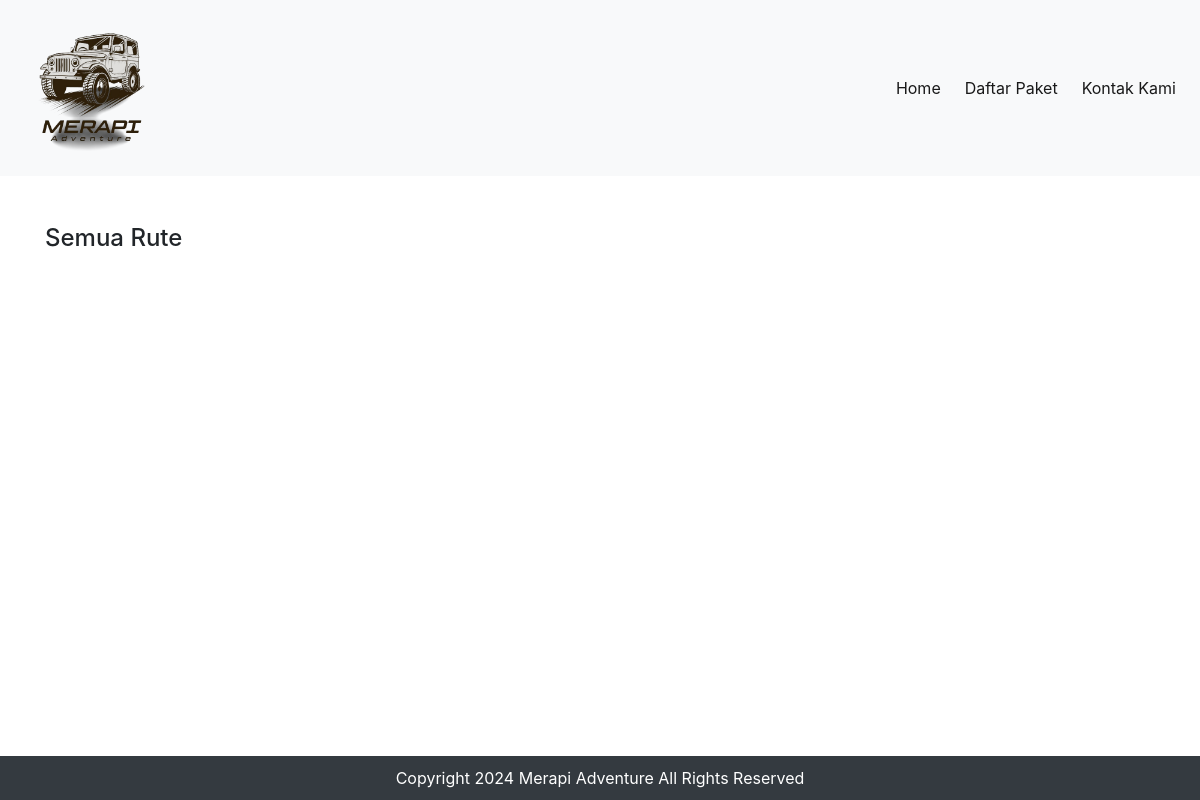
The page /blog.php on the database as committed earlier.
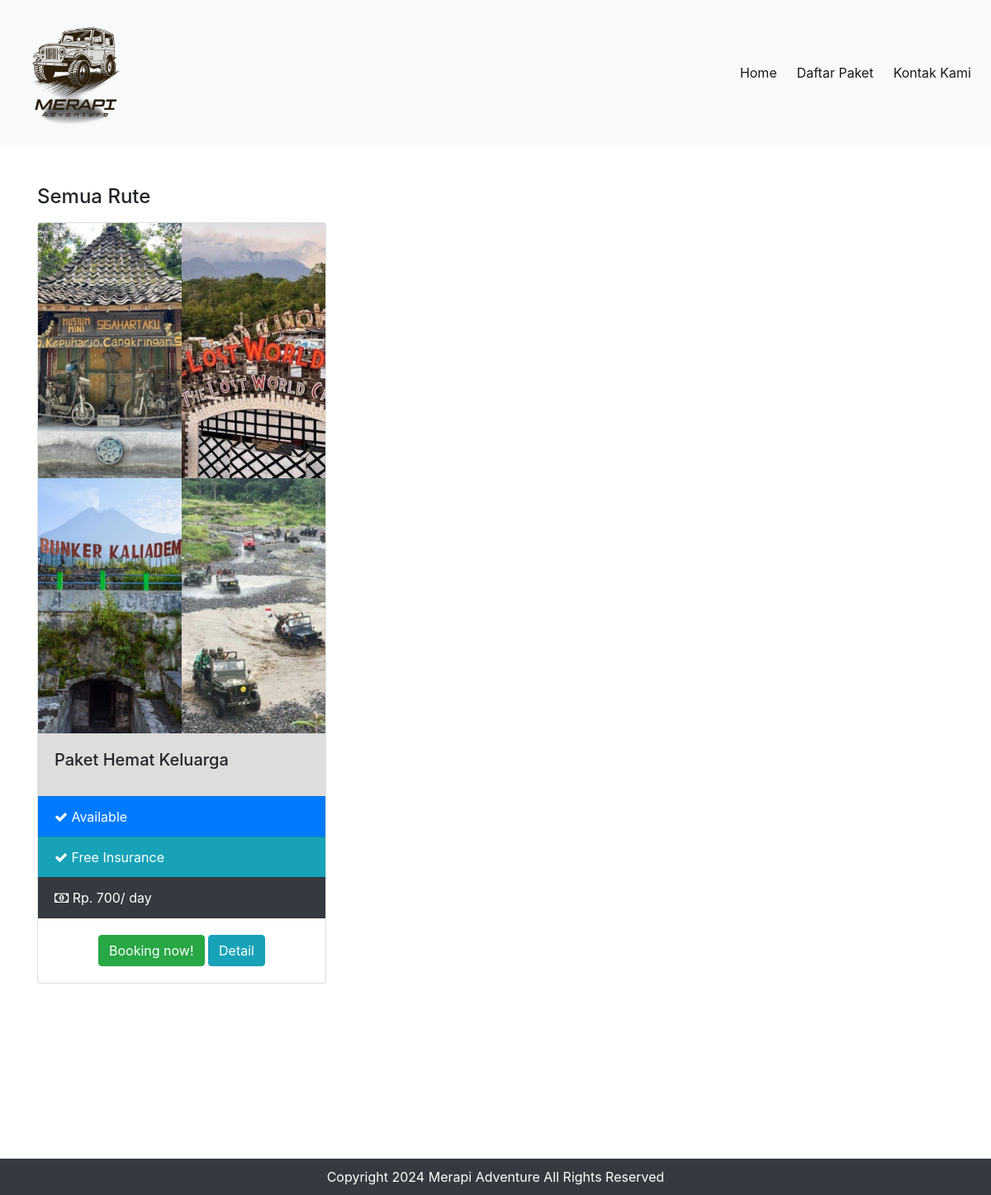
The same page on the database as committed later.
### tables this page shows
CREATE TABLE `infoweb` (
  `id` int(15) DEFAULT NULL,
  `corp_name` varchar(255) DEFAULT NULL,
  `tlp` varchar(15) DEFAULT NULL,
  `alamat` text DEFAULT NULL,
  `email` varchar(255) DEFAULT NULL,
  `no_rek` text DEFAULT NULL,
  `update_at` timestamp NOT NULL DEFAULT current_timestamp() ON UPDATE current_timestamp()
);

CREATE TABLE `rute` (
  `id_rute` int(11) NOT NULL,
  `nama_paket` varchar(255) DEFAULT NULL,
  `harga` varchar(225) NOT NULL,
  `deskripsi` varchar(255) NOT NULL,
  `status` varchar(255) NOT NULL,
  `gambar` text NOT NULL
);

### koneksi/koneksi.php (called while the page is built, shortened)
<?php
$user = 'root';
$pass = '';
   $koneksi = new PDO("mysql:host=localhost;dbname=merapiadventure", $user, $pass);
    $sql_web = "SELECT * FROM infoweb WHERE id = 1";
    $row_web = $koneksi->prepare($sql_web);
    $row_web->execute();
    $infoweb = $row_web->fetch(PDO::FETCH_OBJ);
?>

### blog.php (the view, shortened to what this page needs)
<?php
    require 'koneksi/koneksi.php';
    include 'header.php';
    if($_GET['cari']??null)
    {
        $cari = strip_tags($_GET['cari']);
        $query =  $koneksi -> query('SELECT * FROM rute WHERE merk LIKE "%'.$cari.'%" ORDER BY id_rute DESC')->fetchAll();
    }else{
        $query =  $koneksi -> query('SELECT * FROM rute ORDER BY id_rute DESC')->fetchAll();
    }
?>
<br>
<br>
<div class="container">
<div class="row">
    <div class="col-sm-12">
        <?php
            if($_GET['cari'] ??null)
            {
                echo '<h4> Keyword Pencarian : '.$cari.'</h4>';
            }else{
                echo '<h4> Semua Rute</h4>';
            }
        ?>
        <div class="row mt-3">
        <?php
            $no =1;
            foreach($query as $isi)
            {
        ?>
            <div class="col-sm-4">
                <div class="card">
                <img src="assets/image/<?php echo $isi['gambar'];?>" class="card-img-top" style="height:100%;object-fit:cover;">
                    <div class="card-body" style="background:#ddd">
                        <h5 class="card-title"><?php echo $isi['nama_paket'];?></h5>
                    </div>
                    <ul class="list-group list-group-flush">
                        <?php if($isi['status'] == 'Tersedia'){?>
                            <li class="list-group-item bg-primary text-white">
                                <i class="fa fa-check"></i> Available
                            </li>
                        <?php }else{?>
                            <li class="list-group-item bg-danger text-white">
                                <i class="fa fa-close"></i> Not Available
                            </li>
                        <?php }?>
                        <li class="list-group-item bg-info text-white"><i class="fa fa-check"></i> Free Insurance</li>
                        <li class="list-group-item bg-dark text-white">
                            <i class="fa fa-money"></i> Rp. <?php echo number_format($isi['harga']);?>/ day
                        </li>
                    </ul>
                    <div class="card-body">
                        <center>
                            <a href="booking.php?id=<?php echo $isi['id_rute'];?>" class="btn btn-success">Booking now!</a>
                            <a href="detail.php?id=<?php echo $isi['id_rute'];?>" class="btn btn-info">Detail</a>
                        </center>
                    </div>
                </div>
            </div>
            <?php $no++;}?>
        </div>
    </div>
</div>
</div>
<br>
<br>
<br>
<?php include 'footer.php';?>

### header.php (shortened to what this page needs)
<?php
require ('koneksi/koneksi.php');
?>
<!DOCTYPE html>
<html lang="en">
<head>
    <link rel="stylesheet" href="assets/css/bootstrap.css">
    <link rel="stylesheet" href="assets/css/font-awesome.css">
    <link rel="stylesheet" href="assets/css/main.css">
</head>
<body>
    <nav class="navbar navbar-expand-lg navbar-light bg-light">
        <a class="navbar-brand" href="/">
            <div class="d-flex align-items-center">
                <img src="assets/image/logo.png" class="logo-corp" alt="logo"
                    style="display: inline-block;width: 150px; height: 150px;">
            </div>
        </a>
        <div class="collapse navbar-collapse" id="navbarTogglerDemo01">
            <ul class="navbar-nav ml-auto mt-2 mt-lg-0">
                <li class="nav-item active">
                    <a class="nav-link ml-2" href="index.php">Home <span class="sr-only">(current)</span></a>
                </li>
                <li class="nav-item active">
                    <a class="nav-link ml-2" href="blog.php">Daftar Paket</a>
                </li>
                <li class="nav-item active">
                    <a class="nav-link ml-2" href="kontak.php">Kontak Kami</a>
                </li>
            </ul>
        </div>
    </nav>

### footer.php (shortened to what this page needs)
<!DOCTYPE html>
<html lang="en">
<head>
    <link rel="stylesheet" href="assets/css/bootstrap.min.css">
</head>
<body>
    <div class="content">
    </div>
    <div class="footer">
        <div class="container">
            Copyright <?= date('Y');?> <?= $infoweb->corp_name;?> All Rights Reserved
        </div>
    </div>
</body>
</html>

### assets/css/main.css (style rules this page uses)
html,body { height: 100%; margin: 0; padding: 0; font-family: sans-serif; }
body { background: #fff; color: #3a3b39; font-size: 15px; overflow-x:hidden; }
.footer { width:100%;background:#333;padding:25px 0 55px;margin-top:100px;bottom:0; }

### footer.php (style rules this page uses)
body { margin: 0; padding: 0; display: flex; flex-direction: column; min-height: 100vh; }
.content { flex: 1; padding: 20px; }
.footer { background-color: #343a40; color: white; padding: 10px; text-align: center; }

Rows that differ between the two databases and show on the page:
added rute: gambar (picture), nama_paket "Paket Hemat Keluarga", status "Tersedia" (drawn), harga "700"
